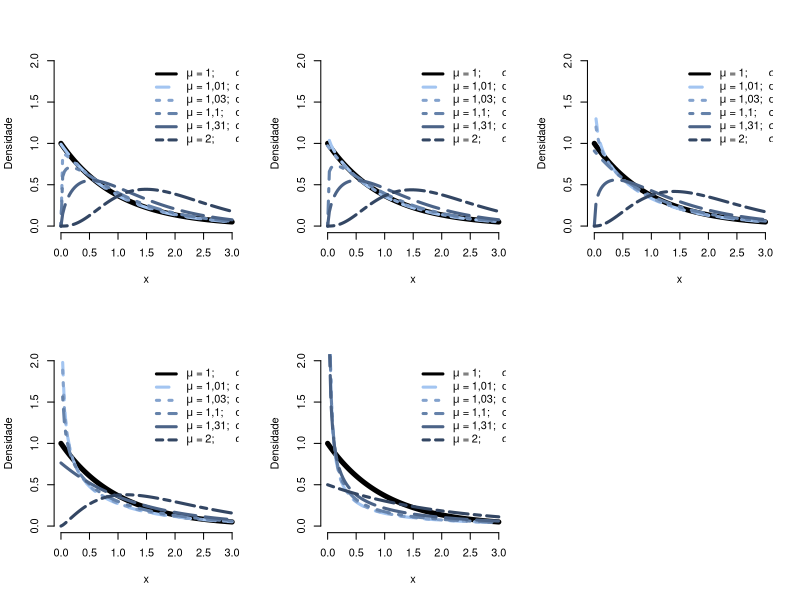

Write R code to recreate this figure.
##################################################
###      Simulação da Distribuição Gamma       ###
##################################################

# Parâmetros de referência
alfa0 <- c(1, 100, 0.01, 1) 
beta0 <- c(1, 10, 0.01, 0.1)

# Parâmetros de comparação - mesma media e variância
aux1 <- c(1.01, 1.03, 1.1, 1.31, 2)
aux2 <- aux1+9
aux3 <- aux1*aux1
aux4 <- 1/aux3

alfa1 <- t(aux3%*%t(aux4))
beta1 <- t(aux1%*%t(aux4))

aux5 <- aux2*aux2
alfa2 <- t(aux5%*%t(aux4)) 
beta2 <- t(aux2%*%t(aux4))

aux6 <- 1/aux5
alfa3 <- t(aux3%*%t(aux6)) 
beta3 <- t(aux1%*%t(aux6))  

alfa4 <- t(aux5%*%t(aux6))
beta4 <- t(aux2%*%t(aux6))

a <- rbind(alfa1, alfa2, alfa3, alfa4)
b <- rbind(beta1, beta2, beta3, beta4)

par(mfrow=c(2,3))
#Cálculo iterativo
l = 1
alfa <- alfa0[l]
beta <- beta0[l]
curve(dgamma(x,shape=alfa,rate=beta),from = 0, to = 3, col = 1, ylim=c(0,2),
        lwd = 5, xlab = "x", ylab = "Densidade", frame.plot = FALSE)
curve(dgamma(x,shape=a[l,1],rate=b[l,1]),add = T, from = 0, to = 3, lty = 2,
          col = "#A3C5F1", lwd = 3)
curve(dgamma(x,shape=a[l,2],rate=b[l,2]),add = T, from = 0, to = 3, lty = 3,
      col = "#83A2CD", lwd = 3)
curve(dgamma(x,shape=a[l,3],rate=b[l,3]),add = T, from = 0, to = 3, lty = 4,
      col = "#6582AA", lwd = 3)
curve(dgamma(x,shape=a[l,4],rate=b[l,4]),add = T, from = 0, to = 3, lty = 5,
      col = "#4B6387", lwd = 3)
curve(dgamma(x,shape=a[l,5],rate=b[l,5]),add = T, from = 0, to = 3, lty = 6,
      col = "#334663", lwd = 3)
legend(1.5,2,lty = c(1,2,3,4,5,6), col=c("#000000","#A3C5F1","#83A2CD","#6582AA",
                                         "#4B6387","#334663"),box.col = 0, lwd=3,
       legend = c(expression(mu~"= 1;      "~sigma~" = 1"), 
                  expression(mu~"= 1,01; "~sigma~" = 1,01"),
                  expression(mu~"= 1,03; "~sigma~" = 1,01"),
                  expression(mu~"= 1,1;   "~sigma~" = 1,01"),
                  expression(mu~"= 1,31; "~sigma~" = 1,01"),
                  expression(mu~"= 2;      "~sigma~" = 1,01")))

l=2
curve(dgamma(x,shape=alfa,rate=beta),from = 0, to = 3, col = 1, ylim=c(0,2),
      lwd = 5, xlab = "x", ylab = "Densidade", frame.plot = FALSE)
curve(dgamma(x,shape=a[l,1],rate=b[l,1]),add = T, from = 0, to = 3, lty = 2,
      col = "#A3C5F1", lwd = 3)
curve(dgamma(x,shape=a[l,2],rate=b[l,2]),add = T, from = 0, to = 3, lty = 3,
      col = "#83A2CD", lwd = 3)
curve(dgamma(x,shape=a[l,3],rate=b[l,3]),add = T, from = 0, to = 3, lty = 4,
      col = "#6582AA", lwd = 3)
curve(dgamma(x,shape=a[l,4],rate=b[l,4]),add = T, from = 0, to = 3, lty = 5,
      col = "#4B6387", lwd = 3)
curve(dgamma(x,shape=a[l,5],rate=b[l,5]),add = T, from = 0, to = 3, lty = 6,
      col = "#334663", lwd = 3)
legend(1.5,2,lty = c(1,2,3,4,5,6), col=c("#000000","#A3C5F1","#83A2CD","#6582AA",
                                         "#4B6387","#334663"),box.col = 0, lwd=3,
       legend = c(expression(mu~"= 1;      "~sigma~" = 1"), 
                  expression(mu~"= 1,01; "~sigma~" = 1,03"),
                  expression(mu~"= 1,03; "~sigma~" = 1,03"),
                  expression(mu~"= 1,1;   "~sigma~" = 1,03"),
                  expression(mu~"= 1,31; "~sigma~" = 1,03"),
                  expression(mu~"= 2;      "~sigma~" = 1,03")))

l=3
curve(dgamma(x,shape=alfa,rate=beta),from = 0, to = 3, col = 1, ylim=c(0,2),
      lwd = 5, xlab = "x", ylab = "Densidade", frame.plot = FALSE)
curve(dgamma(x,shape=a[l,1],rate=b[l,1]),add = T, from = 0, to = 3, lty = 2,
      col = "#A3C5F1", lwd = 3)
curve(dgamma(x,shape=a[l,2],rate=b[l,2]),add = T, from = 0, to = 3, lty = 3,
      col = "#83A2CD", lwd = 3)
curve(dgamma(x,shape=a[l,3],rate=b[l,3]),add = T, from = 0, to = 3, lty = 4,
      col = "#6582AA", lwd = 3)
curve(dgamma(x,shape=a[l,4],rate=b[l,4]),add = T, from = 0, to = 3, lty = 5,
      col = "#4B6387", lwd = 3)
curve(dgamma(x,shape=a[l,5],rate=b[l,5]),add = T, from = 0, to = 3, lty = 6,
      col = "#334663", lwd = 3)
legend(1.5,2,lty = c(1,2,3,4,5,6), col=c("#000000","#A3C5F1","#83A2CD","#6582AA",
                                         "#4B6387","#334663"),box.col = 0, lwd=3,
       legend = c(expression(mu~"= 1;      "~sigma~" = 1"), 
                  expression(mu~"= 1,01; "~sigma~" = 1,1"),
                  expression(mu~"= 1,03; "~sigma~" = 1,1"),
                  expression(mu~"= 1,1;   "~sigma~" = 1,1"),
                  expression(mu~"= 1,31; "~sigma~" = 1,1"),
                  expression(mu~"= 2;      "~sigma~" = 1,1")))

l=4
curve(dgamma(x,shape=alfa,rate=beta),from = 0, to = 3, col = 1, ylim=c(0,2),
      lwd = 5, xlab = "x", ylab = "Densidade", frame.plot = FALSE)
curve(dgamma(x,shape=a[l,1],rate=b[l,1]),add = T, from = 0, to = 3, lty = 2,
      col = "#A3C5F1", lwd = 3)
curve(dgamma(x,shape=a[l,2],rate=b[l,2]),add = T, from = 0, to = 3, lty = 3,
      col = "#83A2CD", lwd = 3)
curve(dgamma(x,shape=a[l,3],rate=b[l,3]),add = T, from = 0, to = 3, lty = 4,
      col = "#6582AA", lwd = 3)
curve(dgamma(x,shape=a[l,4],rate=b[l,4]),add = T, from = 0, to = 3, lty = 5,
      col = "#4B6387", lwd = 3)
curve(dgamma(x,shape=a[l,5],rate=b[l,5]),add = T, from = 0, to = 3, lty = 6,
      col = "#334663", lwd = 3)
legend(1.5,2,lty = c(1,2,3,4,5,6), col=c("#000000","#A3C5F1","#83A2CD","#6582AA",
                                         "#4B6387","#334663"),box.col = 0, lwd=3,
       legend = c(expression(mu~"= 1;      "~sigma~" = 1"), 
                  expression(mu~"= 1,01; "~sigma~" = 1,31"),
                  expression(mu~"= 1,03; "~sigma~" = 1,31"),
                  expression(mu~"= 1,1;   "~sigma~" = 1,31"),
                  expression(mu~"= 1,31; "~sigma~" = 1,31"),
                  expression(mu~"= 2;      "~sigma~" = 1,31")))

l=5
curve(dgamma(x,shape=alfa,rate=beta),from = 0, to = 3, col = 1, ylim=c(0,2),
      lwd = 5, xlab = "x", ylab = "Densidade", frame.plot = FALSE)
curve(dgamma(x,shape=a[l,1],rate=b[l,1]),add = T, from = 0, to = 3, lty = 2,
      col = "#A3C5F1", lwd = 3)
curve(dgamma(x,shape=a[l,2],rate=b[l,2]),add = T, from = 0, to = 3, lty = 3,
      col = "#83A2CD", lwd = 3)
curve(dgamma(x,shape=a[l,3],rate=b[l,3]),add = T, from = 0, to = 3, lty = 4,
      col = "#6582AA", lwd = 3)
curve(dgamma(x,shape=a[l,4],rate=b[l,4]),add = T, from = 0, to = 3, lty = 5,
      col = "#4B6387", lwd = 3)
curve(dgamma(x,shape=a[l,5],rate=b[l,5]),add = T, from = 0, to = 3, lty = 6,
      col = "#334663", lwd = 3)
legend(1.5,2,lty = c(1,2,3,4,5,6), col=c("#000000","#A3C5F1","#83A2CD","#6582AA",
                                         "#4B6387","#334663"),box.col = 0, lwd=3,
       legend = c(expression(mu~"= 1;      "~sigma~" = 1"), 
                  expression(mu~"= 1,01; "~sigma~" = 2"),
                  expression(mu~"= 1,03; "~sigma~" = 2"),
                  expression(mu~"= 1,1;   "~sigma~" = 2"),
                  expression(mu~"= 1,31; "~sigma~" = 2"),
                  expression(mu~"= 2;      "~sigma~" = 2")))
